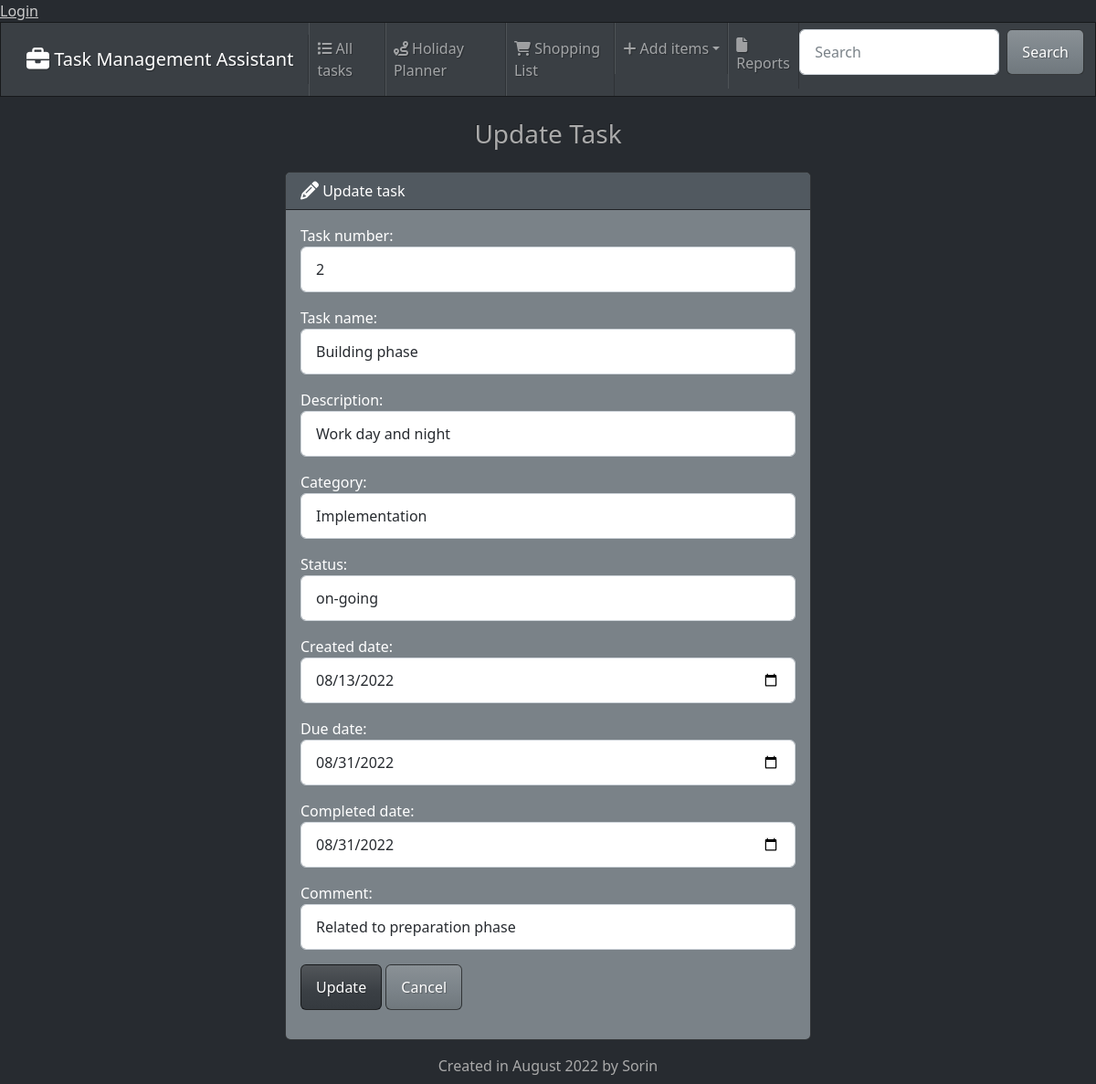
Page /edit/2/ on the committed database.
### tasks/models.py (models this page shows, shortened)
class Task(models.Model):
    task_number = models.PositiveBigIntegerField()
    task_name = models.CharField (max_length=60)
    task_description = models.CharField (max_length=180)
    task_category = models.CharField (max_length=60)
    task_status = models.CharField (max_length=60)
    task_created_date = models.DateTimeField (default=datetime.now)
    task_due_date = models.DateTimeField (null=True)
    task_completed_date = models.DateTimeField (null=True)
    task_comment = models.CharField (max_length=180, null=True)

### tasks/views.py (the view)
# urls.py: path('edit/<int:id>/',views.edit, name='edit'),
def edit(request, id):
    if request.method == "POST":
        task = Task.objects.get(pk=id)
        task_form = TaskForm(request.POST, instance=task)
        if task_form.is_valid():
            task_form.save()
            return render(request, 'tasks/edit.html',
            {'form': task_form,
            'success': True
            })
    else:
        task = Task.objects.get(pk=id)
        task_form = TaskForm(instance=task)
    return render(request, 'tasks/edit.html', {'form': task_form})

### tasks/templates/tasks/edit.html (shortened to what this page needs)
{% extends "tasks/base.html" %}
{% block content %}
<h3 class="text-center m-4">Update Task</h3>
{% if success %}
<div class="alert alert-success" role="alert">
    Task updated successfully!
    <a href="{% url 'index' %}" class="alert-link">Go to Home Page</a>
</div>
{% else %}
<div class="row justify-content-center">
    <div class="col-6">
        <div class="card text-white bg-secondary mb-3">
            <div class="card-header">
                <i class="fa-solid fa-pencil fa-lg"></i> Update task
            </div>
            <div class="card-body">
            <form action="" method="POST">
                {{ form.as_p}}
                <button type="submit" class="btn btn-primary">Update</button>
                <a href="{% url 'index' %}" class="btn btn-secondary">Cancel</a>
            </form>
            </div>
          </div>
    </div>
</div>
{% endif %}
{% endblock %}

### rows in the picture
Task: task_number "2", task_name "Building phase", task_description "Work day and night", task_category "Implementation", task_status "on-going", task_created_date "08/13/2022", task_due_date "08/31/2022", task_completed_date "08/31/2022", task_comment "Related to preparation phase"
